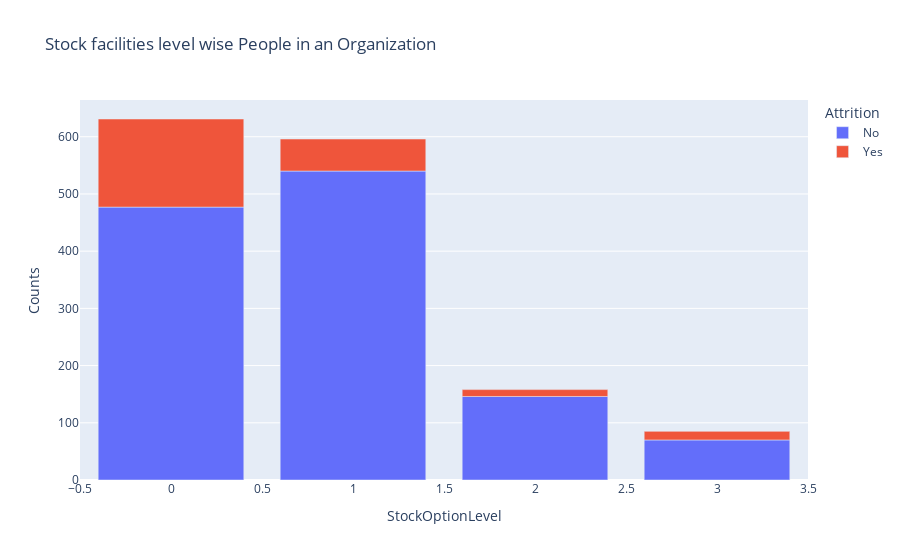

Write notebook code for a chart like this one.
### Markdown cell above
# Does company stocks for employees impact attrition?

### Code cell
stock_att=df.groupby(['StockOptionLevel','Attrition']).apply(lambda x:x['DailyRate'].count()).reset_index(name='Counts')
px.bar(stock_att,x='StockOptionLevel',y='Counts',color='Attrition',title='Stock facilities level wise People in an Organization')

### Figure 1 — Plotly figure (JSON) as saved in the notebook; plotly's stock layout.template omitted (floating-point values rounded to 4 significant figures)
{"data": [{"alignmentgroup": "True", "hovertemplate": "Attrition=No<br>StockOptionLevel=%{x}<br>Counts=%{y}<extra></extra>", "legendgroup": "No", "marker": {"color": "#636efa", "pattern": {"shape": ""}}, "name": "No", "offsetgroup": "No", "orientation": "v", "showlegend": true, "textposition": "auto", "type": "bar", "x": [0, 1, 2, 3], "xaxis": "x", "y": [477, 540, 146, 70], "yaxis": "y"}, {"alignmentgroup": "True", "hovertemplate": "Attrition=Yes<br>StockOptionLevel=%{x}<br>Counts=%{y}<extra></extra>", "legendgroup": "Yes", "marker": {"color": "#EF553B", "pattern": {"shape": ""}}, "name": "Yes", "offsetgroup": "Yes", "orientation": "v", "showlegend": true, "textposition": "auto", "type": "bar", "x": [0, 1, 2, 3], "xaxis": "x", "y": [154, 56, 12, 15], "yaxis": "y"}], "layout": {"autosize": true, "barmode": "relative", "legend": {"title": {"text": "Attrition"}, "tracegroupgap": 0}, "title": {"text": "Stock facilities level wise People in an Organization"}, "xaxis": {"anchor": "y", "autorange": true, "domain": [0, 1], "range": [-0.5, 3.5], "title": {"text": "StockOptionLevel"}, "type": "linear"}, "yaxis": {"anchor": "x", "autorange": true, "domain": [0, 1], "range": [0, 664.2], "title": {"text": "Counts"}, "type": "linear"}}}
